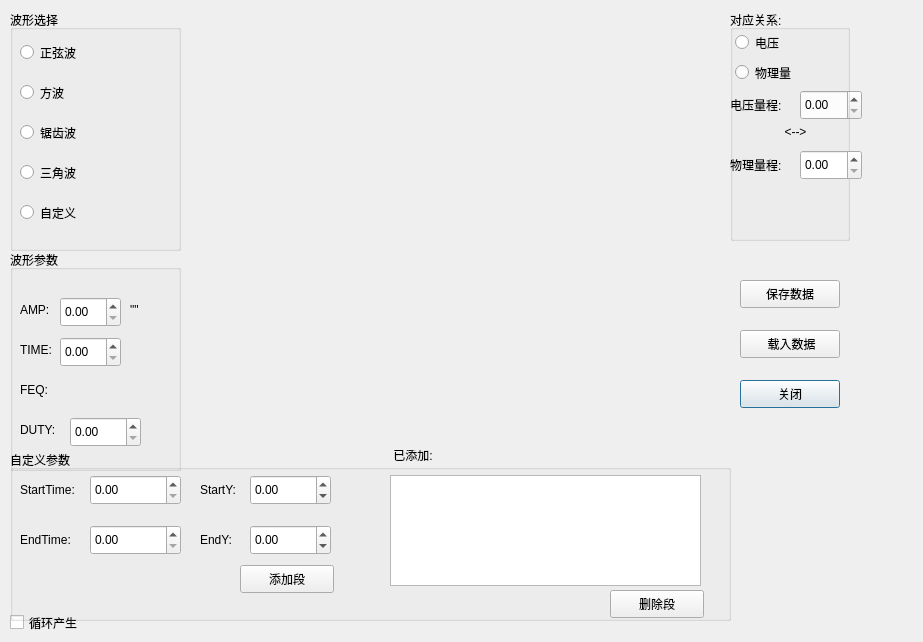
<?xml version="1.0" encoding="UTF-8"?>
<ui version="4.0">
 <class>extTools</class>
 <widget class="QDialog" name="extTools">
  <property name="geometry">
   <rect>
    <x>0</x>
    <y>0</y>
    <width>923</width>
    <height>642</height>
   </rect>
  </property>
  <property name="windowTitle">
   <string>Dialog</string>
  </property>
  <widget class="QwtPlot" name="qwtPlot">
   <property name="geometry">
    <rect>
     <x>170</x>
     <y>20</y>
     <width>551</width>
     <height>421</height>
    </rect>
   </property>
  </widget>
  <widget class="QGroupBox" name="gbWave">
   <property name="geometry">
    <rect>
     <x>10</x>
     <y>10</y>
     <width>171</width>
     <height>241</height>
    </rect>
   </property>
   <property name="minimumSize">
    <size>
     <width>141</width>
     <height>0</height>
    </size>
   </property>
   <property name="styleSheet">
    <string notr="true"/>
   </property>
   <property name="title">
    <string>波形选择</string>
   </property>
   <widget class="QRadioButton" name="rbSin">
    <property name="geometry">
     <rect>
      <x>10</x>
      <y>30</y>
      <width>113</width>
      <height>25</height>
     </rect>
    </property>
    <property name="text">
     <string>正弦波</string>
    </property>
   </widget>
   <widget class="QRadioButton" name="rbSquare">
    <property name="geometry">
     <rect>
      <x>10</x>
      <y>70</y>
      <width>113</width>
      <height>25</height>
     </rect>
    </property>
    <property name="text">
     <string>方波</string>
    </property>
   </widget>
   <widget class="QRadioButton" name="rbSaw">
    <property name="geometry">
     <rect>
      <x>10</x>
      <y>110</y>
      <width>113</width>
      <height>25</height>
     </rect>
    </property>
    <property name="text">
     <string>锯齿波</string>
    </property>
   </widget>
   <widget class="QRadioButton" name="rbTri">
    <property name="geometry">
     <rect>
      <x>10</x>
      <y>150</y>
      <width>113</width>
      <height>25</height>
     </rect>
    </property>
    <property name="text">
     <string>三角波</string>
    </property>
   </widget>
   <widget class="QRadioButton" name="rbCus">
    <property name="geometry">
     <rect>
      <x>10</x>
      <y>190</y>
      <width>113</width>
      <height>25</height>
     </rect>
    </property>
    <property name="text">
     <string>自定义</string>
    </property>
   </widget>
  </widget>
  <widget class="QDoubleSpinBox" name="spVoltage">
   <property name="geometry">
    <rect>
     <x>800</x>
     <y>90</y>
     <width>62</width>
     <height>30</height>
    </rect>
   </property>
   <property name="maximum">
    <double>28.000000000000000</double>
   </property>
  </widget>
  <widget class="QLabel" name="lbcon">
   <property name="geometry">
    <rect>
     <x>780</x>
     <y>125</y>
     <width>31</width>
     <height>20</height>
    </rect>
   </property>
   <property name="text">
    <string> &lt;--&gt;</string>
   </property>
   <property name="alignment">
    <set>Qt::AlignHCenter|Qt::AlignTop</set>
   </property>
   <property name="wordWrap">
    <bool>true</bool>
   </property>
  </widget>
  <widget class="QPushButton" name="btnClose">
   <property name="geometry">
    <rect>
     <x>740</x>
     <y>380</y>
     <width>100</width>
     <height>28</height>
    </rect>
   </property>
   <property name="text">
    <string>关闭</string>
   </property>
  </widget>
  <widget class="QPushButton" name="btnGenWData">
   <property name="geometry">
    <rect>
     <x>740</x>
     <y>280</y>
     <width>100</width>
     <height>28</height>
    </rect>
   </property>
   <property name="text">
    <string>保存数据</string>
   </property>
  </widget>
  <widget class="QCheckBox" name="ckbloop">
   <property name="geometry">
    <rect>
     <x>10</x>
     <y>610</y>
     <width>97</width>
     <height>25</height>
    </rect>
   </property>
   <property name="styleSheet">
    <string notr="true">font: 75 11pt &quot;微软雅黑&quot;;</string>
   </property>
   <property name="text">
    <string>循环产生</string>
   </property>
  </widget>
  <widget class="QGroupBox" name="gbPara">
   <property name="geometry">
    <rect>
     <x>10</x>
     <y>250</y>
     <width>171</width>
     <height>221</height>
    </rect>
   </property>
   <property name="styleSheet">
    <string notr="true"/>
   </property>
   <property name="title">
    <string>波形参数</string>
   </property>
   <widget class="QLabel" name="lbFEQ">
    <property name="geometry">
     <rect>
      <x>10</x>
      <y>130</y>
      <width>111</width>
      <height>20</height>
     </rect>
    </property>
    <property name="text">
     <string>FEQ:</string>
    </property>
   </widget>
   <widget class="QDoubleSpinBox" name="sbAMP">
    <property name="geometry">
     <rect>
      <x>50</x>
      <y>47</y>
      <width>61</width>
      <height>30</height>
     </rect>
    </property>
    <property name="maximum">
     <double>1024.000000000000000</double>
    </property>
   </widget>
   <widget class="QLabel" name="lbAMP">
    <property name="geometry">
     <rect>
      <x>10</x>
      <y>50</y>
      <width>40</width>
      <height>20</height>
     </rect>
    </property>
    <property name="text">
     <string>AMP:</string>
    </property>
   </widget>
   <widget class="QLabel" name="lbDUTY">
    <property name="geometry">
     <rect>
      <x>10</x>
      <y>170</y>
      <width>40</width>
      <height>20</height>
     </rect>
    </property>
    <property name="text">
     <string>DUTY:</string>
    </property>
   </widget>
   <widget class="QDoubleSpinBox" name="sbDUTY">
    <property name="geometry">
     <rect>
      <x>60</x>
      <y>167</y>
      <width>71</width>
      <height>30</height>
     </rect>
    </property>
    <property name="maximum">
     <double>100.000000000000000</double>
    </property>
   </widget>
   <widget class="QLabel" name="lbTIME">
    <property name="geometry">
     <rect>
      <x>10</x>
      <y>90</y>
      <width>40</width>
      <height>20</height>
     </rect>
    </property>
    <property name="text">
     <string>TIME:</string>
    </property>
   </widget>
   <widget class="QDoubleSpinBox" name="sbTIME">
    <property name="geometry">
     <rect>
      <x>50</x>
      <y>87</y>
      <width>61</width>
      <height>30</height>
     </rect>
    </property>
    <property name="maximum">
     <double>65536.000000000000000</double>
    </property>
   </widget>
   <widget class="QLabel" name="lbamp_end">
    <property name="geometry">
     <rect>
      <x>120</x>
      <y>50</y>
      <width>41</width>
      <height>20</height>
     </rect>
    </property>
    <property name="text">
     <string>&quot;&quot;</string>
    </property>
   </widget>
  </widget>
  <widget class="QPushButton" name="btnLoad">
   <property name="geometry">
    <rect>
     <x>740</x>
     <y>330</y>
     <width>100</width>
     <height>28</height>
    </rect>
   </property>
   <property name="text">
    <string> 载入数据</string>
   </property>
  </widget>
  <widget class="QLabel" name="lbvoltage">
   <property name="geometry">
    <rect>
     <x>730</x>
     <y>95</y>
     <width>71</width>
     <height>20</height>
    </rect>
   </property>
   <property name="text">
    <string>电压量程:</string>
   </property>
  </widget>
  <widget class="QRadioButton" name="rbphy">
   <property name="geometry">
    <rect>
     <x>735</x>
     <y>60</y>
     <width>81</width>
     <height>25</height>
    </rect>
   </property>
   <property name="text">
    <string>物理量</string>
   </property>
  </widget>
  <widget class="QGroupBox" name="groupBox_2">
   <property name="geometry">
    <rect>
     <x>730</x>
     <y>10</y>
     <width>120</width>
     <height>231</height>
    </rect>
   </property>
   <property name="title">
    <string>对应关系:</string>
   </property>
  </widget>
  <widget class="QLabel" name="lbphy">
   <property name="geometry">
    <rect>
     <x>730</x>
     <y>155</y>
     <width>71</width>
     <height>20</height>
    </rect>
   </property>
   <property name="text">
    <string>物理量程:</string>
   </property>
  </widget>
  <widget class="QRadioButton" name="rbvoltage">
   <property name="geometry">
    <rect>
     <x>735</x>
     <y>30</y>
     <width>71</width>
     <height>25</height>
    </rect>
   </property>
   <property name="text">
    <string>电压</string>
   </property>
  </widget>
  <widget class="QDoubleSpinBox" name="spphysic">
   <property name="geometry">
    <rect>
     <x>800</x>
     <y>150</y>
     <width>62</width>
     <height>30</height>
    </rect>
   </property>
   <property name="maximum">
    <double>1000.000000000000000</double>
   </property>
  </widget>
  <widget class="QGroupBox" name="groupBox">
   <property name="geometry">
    <rect>
     <x>10</x>
     <y>450</y>
     <width>721</width>
     <height>171</height>
    </rect>
   </property>
   <property name="title">
    <string>自定义参数</string>
   </property>
   <widget class="QDoubleSpinBox" name="sbstartTime">
    <property name="geometry">
     <rect>
      <x>80</x>
      <y>25</y>
      <width>91</width>
      <height>30</height>
     </rect>
    </property>
    <property name="maximum">
     <double>65536.000000000000000</double>
    </property>
   </widget>
   <widget class="QLabel" name="lblStartTime">
    <property name="geometry">
     <rect>
      <x>10</x>
      <y>30</y>
      <width>71</width>
      <height>20</height>
     </rect>
    </property>
    <property name="text">
     <string>StartTime:</string>
    </property>
   </widget>
   <widget class="QDoubleSpinBox" name="sbEndTime">
    <property name="geometry">
     <rect>
      <x>80</x>
      <y>75</y>
      <width>91</width>
      <height>30</height>
     </rect>
    </property>
    <property name="maximum">
     <double>65536.000000000000000</double>
    </property>
   </widget>
   <widget class="QLabel" name="lblEndTime">
    <property name="geometry">
     <rect>
      <x>10</x>
      <y>80</y>
      <width>62</width>
      <height>20</height>
     </rect>
    </property>
    <property name="text">
     <string>EndTime:</string>
    </property>
   </widget>
   <widget class="QDoubleSpinBox" name="sbStartY">
    <property name="geometry">
     <rect>
      <x>240</x>
      <y>25</y>
      <width>81</width>
      <height>30</height>
     </rect>
    </property>
    <property name="minimum">
     <double>-1000.000000000000000</double>
    </property>
    <property name="maximum">
     <double>1000.000000000000000</double>
    </property>
   </widget>
   <widget class="QLabel" name="label">
    <property name="geometry">
     <rect>
      <x>190</x>
      <y>30</y>
      <width>62</width>
      <height>20</height>
     </rect>
    </property>
    <property name="text">
     <string>StartY:</string>
    </property>
   </widget>
   <widget class="QDoubleSpinBox" name="sbEndY">
    <property name="geometry">
     <rect>
      <x>240</x>
      <y>75</y>
      <width>81</width>
      <height>30</height>
     </rect>
    </property>
    <property name="minimum">
     <double>-1000.000000000000000</double>
    </property>
    <property name="maximum">
     <double>1000.000000000000000</double>
    </property>
   </widget>
   <widget class="QLabel" name="label_2">
    <property name="geometry">
     <rect>
      <x>190</x>
      <y>80</y>
      <width>62</width>
      <height>20</height>
     </rect>
    </property>
    <property name="text">
     <string>EndY:</string>
    </property>
   </widget>
   <widget class="QListWidget" name="lswcurv">
    <property name="geometry">
     <rect>
      <x>380</x>
      <y>25</y>
      <width>311</width>
      <height>111</height>
     </rect>
    </property>
   </widget>
   <widget class="QPushButton" name="btnConfirmSeg">
    <property name="geometry">
     <rect>
      <x>230</x>
      <y>115</y>
      <width>94</width>
      <height>28</height>
     </rect>
    </property>
    <property name="text">
     <string>添加段</string>
    </property>
   </widget>
   <widget class="QPushButton" name="btncurDel">
    <property name="geometry">
     <rect>
      <x>600</x>
      <y>140</y>
      <width>94</width>
      <height>28</height>
     </rect>
    </property>
    <property name="text">
     <string>删除段</string>
    </property>
   </widget>
   <widget class="QLabel" name="label_3">
    <property name="geometry">
     <rect>
      <x>380</x>
      <y>-5</y>
      <width>62</width>
      <height>20</height>
     </rect>
    </property>
    <property name="text">
     <string> 已添加:</string>
    </property>
   </widget>
  </widget>
 </widget>
 <customwidgets>
  <customwidget>
   <class>QwtPlot</class>
   <extends>QFrame</extends>
   <header>qwt_plot.h</header>
  </customwidget>
 </customwidgets>
 <resources/>
 <connections/>
</ui>
